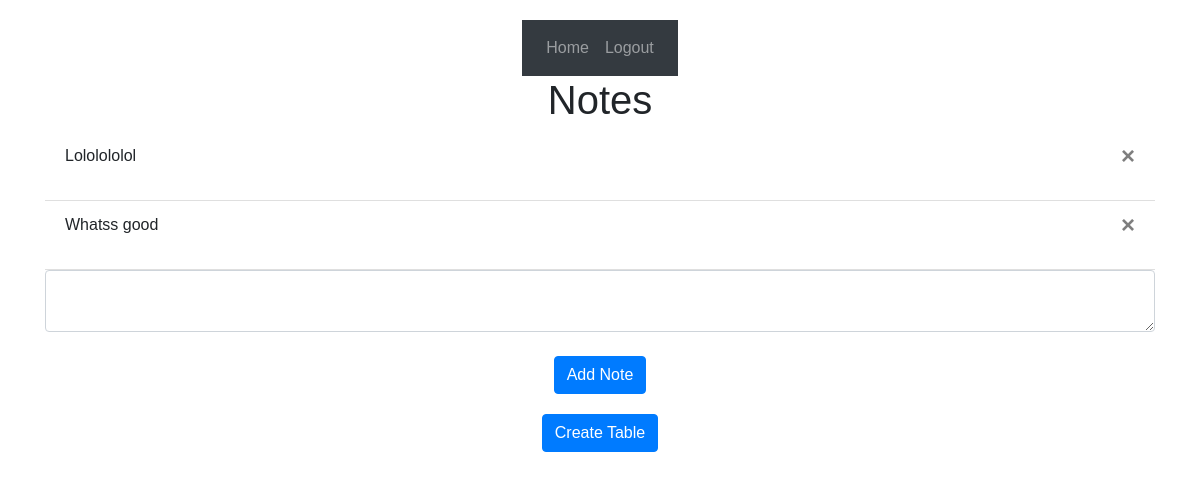
Page / (signed in) on the earlier database version.
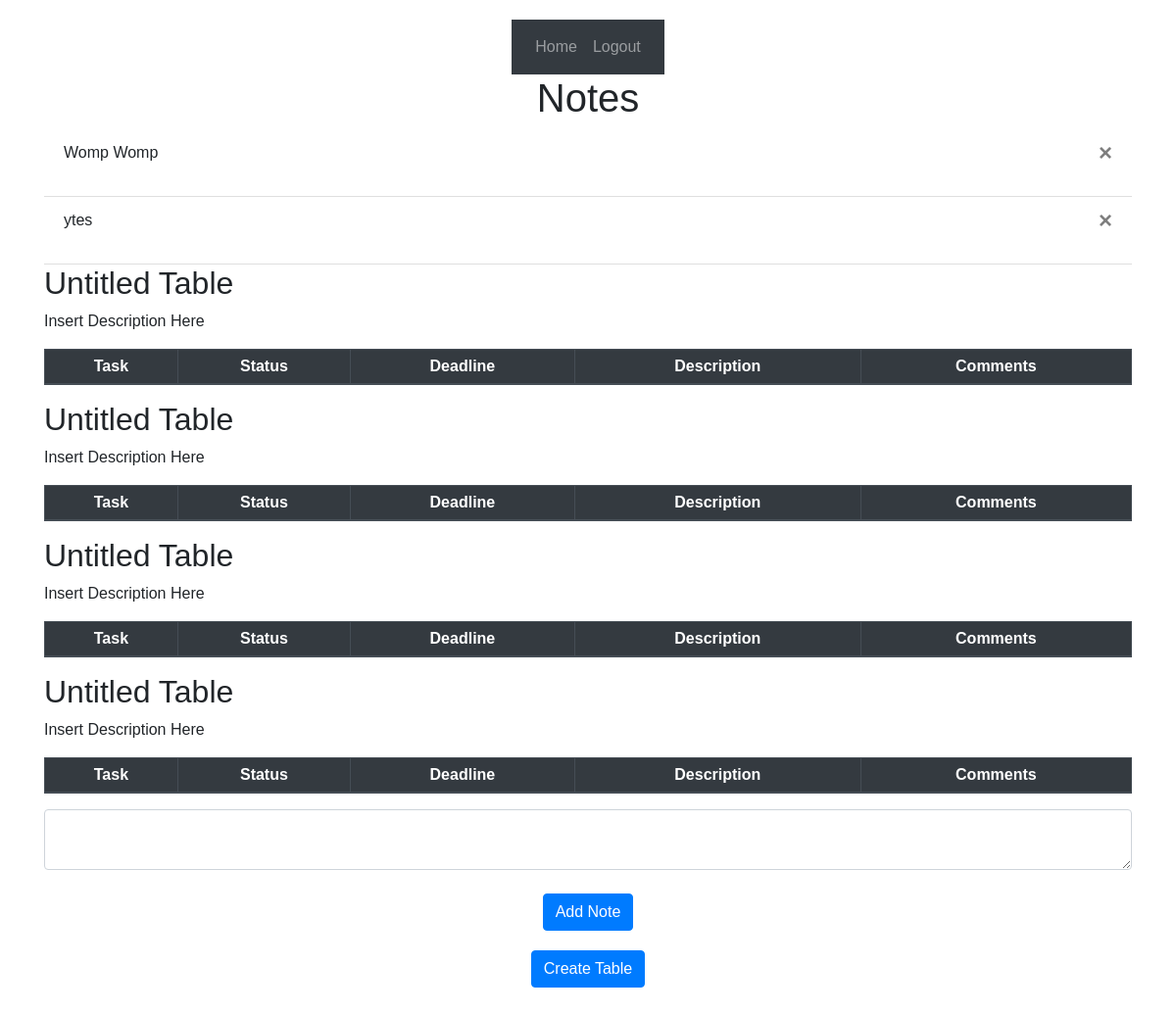
Same page on the later database version.
### Website/models.py (models this page shows)
class Note(db.Model):
    id = db.Column(db.Integer, primary_key=True)
    data = db.Column(db.String(10000))
    date = db.Column(db.DateTime(timezone=True), default=func.now())
    shared_user = db.Column(db.Integer, db.ForeignKey('user.id'))
    user_id = db.Column(db.Integer, db.ForeignKey('user.id'))

class Projecttable(db.Model):
    id = db.Column(db.Integer, primary_key=True)
    name = db.Column(db.String(10000))
    description = db.Column(db.String(10000))
    user_id = db.Column(db.Integer, db.ForeignKey('user.id'))
    tasks = db.relationship('Task', backref='projecttable', foreign_keys='Task.projecttable_id')

### Website/views.py (the view, shortened to what this page needs)
@views.route('/', methods=['GET', 'POST'])
@login_required
def home():
    return render_template("home.html", user=current_user)

### Website/__init__.py (called while the page is built)
def create_app():
    app = Flask(__name__)
    app.config['SECRET_KEY'] = 'hjshjhdjah kjshkjdhjs'
    app.config['SQLALCHEMY_DATABASE_URI'] = f'sqlite:///{DB_NAME}'
    db.init_app(app)
    from .views import views
    from .auth import auth
    app.register_blueprint(views, url_prefix='/')
    app.register_blueprint(auth, url_prefix='/')
    from .models import User, Note
    with app.app_context():
        db.create_all()
    login_manager = LoginManager()
    login_manager.login_view = 'auth.login'
    login_manager.init_app(app)
    @login_manager.user_loader
    def load_user(id):
        return User.query.get(int(id))
    return app

### Website/templates/home.html (shortened to what this page needs)
{% extends "base.html" %}
{% block content %}
<h1 align="center">Notes</h1>
<ul class="list-group list-group-flush" id="notes">
  {% for note in user.notes %}
  <li class="list-group-item">
    {{ note.data }}
    <button type="button" class="close" onClick="deleteNote({{ note.id }})">
      <span aria-hidden="true">&times;</span>
    </button>
  </li>
  {% endfor %}
</ul>
{% for projecttable in user.project_tables %}
<h2>{{ projecttable.name }}</h2>
<p>{{ projecttable.description }}</p>
<table class="table table-striped table-bordered table-hover table-sm">
  <thead class="thead-dark">
    <tr>
      <th>Task</th>
      <th>Status</th>
      <th>Deadline</th>
      <th>Description</th>
      <th>Comments</th>
    </tr>
  </thead>
</table>
{% endfor %}
<form method="POST">
  <textarea name="note" id="note" class="form-control"></textarea>
  <br />
  <div align="center">
    <button type="submit" class="btn btn-primary" name="add_note">Add Note</button>
  </div>
</form>
<form method="POST">
  <div align="center">
    <button type="submit" class="btn btn-primary" name="create_table">Create Table</button>
  </div>
</form>
{% endblock %}

### Website/templates/base.html (shortened to what this page needs)
<!DOCTYPE html>
<html>
  <head>
    <link
      rel="stylesheet"
      href="https://stackpath.bootstrapcdn.com/bootstrap/4.4.1/css/bootstrap.min.css"
    />
    <link
      rel="stylesheet"
      href="https://stackpath.bootstrapcdn.com/font-awesome/4.7.0/css/font-awesome.min.css"
    />
  </head>
  <body>
    <nav class="navbar navbar-expand-lg navbar-dark bg-dark">
      <div class="collapse navbar-collapse" id="navbar">
        <div class="navbar-nav">
          {% if user.is_authenticated %}
          <a class="nav-item nav-link" id="home" href="/">Home</a>
          <a class="nav-item nav-link" id="logout" href="/logout">Logout</a>
          {% else %}
          <a class="nav-item nav-link" id="login" href="/login">Login</a>
          <a class="nav-item nav-link" id="signUp" href="/sign-up">Sign Up</a>
          {% endif %}
        </div>
      </div>
    </nav>
    <div class="container">{% block content %} {% endblock %}</div>
  </body>
</html>

### Website/templates/home.html (style rules this page uses)
body { font-family: Arial, sans-serif; display: flex; flex-direction: column; align-items: center; padding: 20px; }
table { border-collapse: collapse; margin: 10px 0; width: 80%; }
table, th, td { border: 1px solid black; }
th, td { padding: 8px; text-align: center; }
button { padding: 10px 20px; font-size: 16px; margin-bottom: 20px; }

Differences in the rows shown:
removed Note: data "Lololololol"
removed Note: data "Whatss good"
added Note: data "Womp Womp"
added Note: data "ytes"
added Projecttable: name "Untitled Table", description "Insert Description Here"
added Projecttable: name "Untitled Table", description "Insert Description Here"
added Projecttable: name "Untitled Table", description "Insert Description Here"
added Projecttable: name "Untitled Table", description "Insert Description Here"
